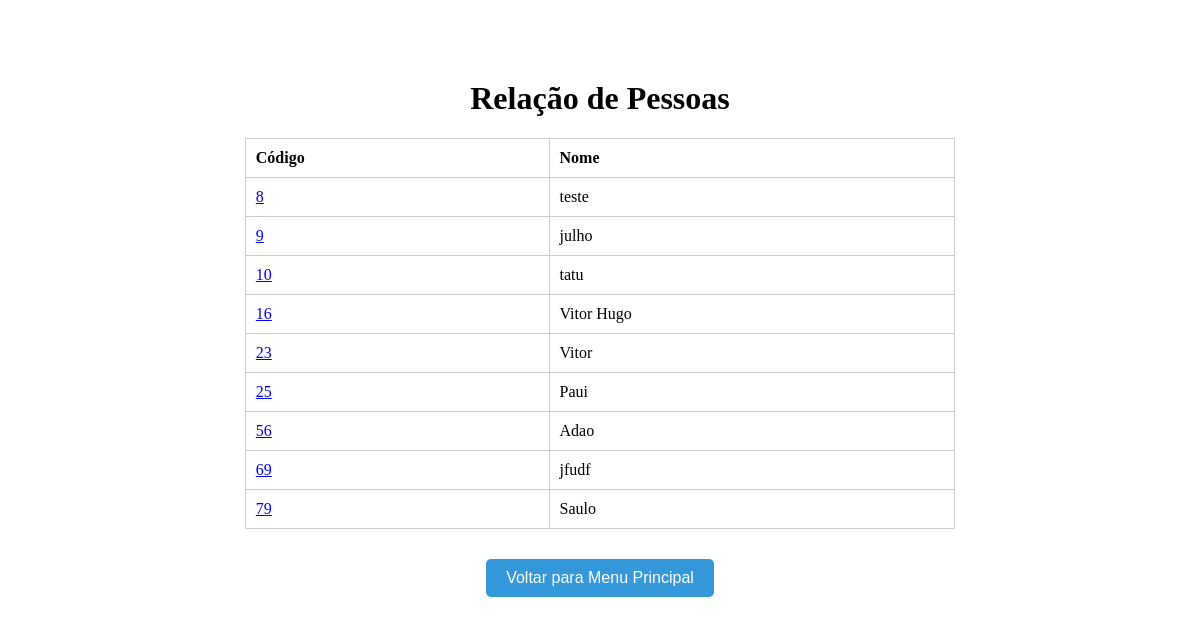
/consulta.php, run on the app's committed database.
### tables this page shows
CREATE TABLE `dados` (
  `codDados` int(11) NOT NULL,
  `nome` varchar(100) NOT NULL,
  `altura` float NOT NULL,
  `cintura` float NOT NULL,
  `imc` float DEFAULT NULL
);

### consulta.php (the view, shortened to what this page needs)
<?php
require_once("../conexao/conexao.php");
$consultaDados = "SELECT codDados, nome FROM dados";
$dados = mysqli_query($conecta, $consultaDados);
?>
<!doctype html>
<html lang="pt-br">
<head>
</head>
<body>
<header>
    <br><br>
</header>
<h1>Relação de Pessoas</h1>
<table>
    <tr>
        <th>Código</th>
        <th>Nome</th>
    </tr>
    <?php
    while ($registro = mysqli_fetch_assoc($dados)) {
        $cod = htmlspecialchars($registro['codDados']);
        $nome = htmlspecialchars($registro['nome']);
        echo '<tr>';
        echo "<td><a href='detalhe.php?codigo={$cod}'>{$cod}</a></td>";
        echo "<td>{$nome}</td>";
        echo '</tr>';
    }
    ?>
</table>
<div class="voltar">
    <a href="index.php"><button>Voltar para Menu Principal</button></a>
</div>
</body>
</html>

### consulta.php (style rules this page uses)
header, footer { color: blue; font-size: 18px; text-align: center; }
table { width: 60%; margin: 0 auto; border-collapse: collapse; margin-top: 20px; }
th, td { padding: 10px; border: 1px solid #ccc; text-align: left; }
h1 { text-align: center; margin-top: 30px; }
.voltar { text-align: center; margin-top: 30px; }
button { padding: 10px 20px; font-size: 16px; border: none; background-color: #3498db; color: white; border-radius: 5px; cursor: pointer; }

### data on the page
dados: codDados "8", nome "teste"
dados: codDados "9", nome "julho"
dados: codDados "10", nome "tatu"
dados: codDados "16", nome "Vitor Hugo"
dados: codDados "23", nome "Vitor"
dados: codDados "25", nome "Paui"
dados: codDados "56", nome "Adao"
dados: codDados "69", nome "jfudf"
dados: codDados "79", nome "Saulo"
